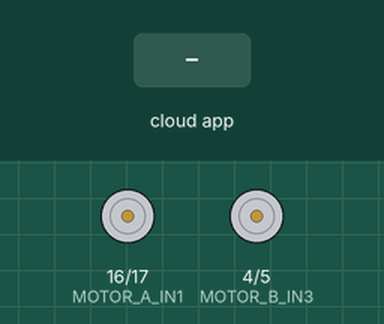
Bench run of a sketch on a simulated ESP32. Parts: motor-driver pin pairs drawn as motors (green arrow = first pin HIGH = forward, orange = second pin HIGH = backward, longer = more drive, scaled by the enable pin). The inputs (shaded band) are chosen by the test bench. WiFi joins after 1.5 s; servers stay silent unless stated; the ROS host is connected and sends only what is stated; what the sketch prints to the serial monitor is not drawn.

Above: at 4.7 s.
4.8 s: the phone or cloud app sets linear.x to -100
At 5.4 s:
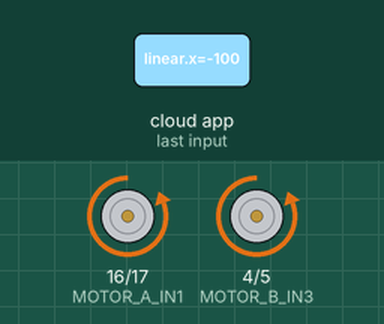
7.3 s: the phone or cloud app sets angular.z to -100
At 9.0 s:
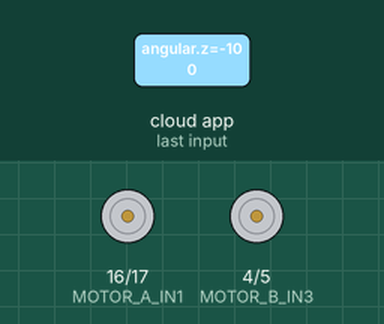
9.8 s: the phone or cloud app sets linear.x to 0
At 10.5 s:
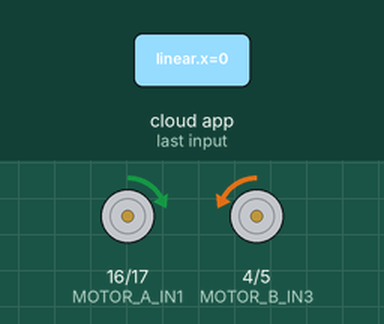
12.3 s: the phone or cloud app sets angular.z to 100
At 13.1 s:
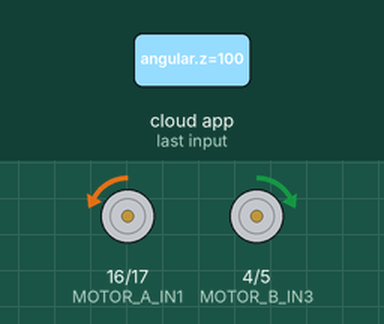
14.8 s: the phone or cloud app sets linear.x to 100
At 15.5 s:
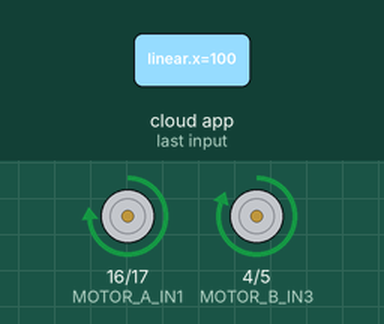
17.3 s: the phone or cloud app sets linear.x to -100
At 18.1 s:
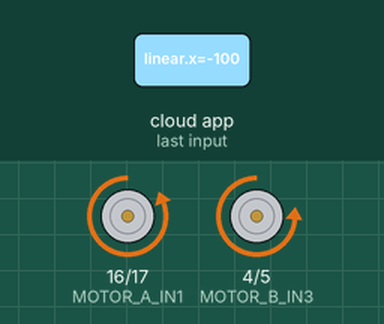
Timing chart, 0 to 20.3 s (numbered marks = the images above; inputs shaded):
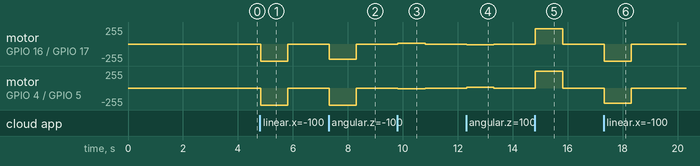

The sketch:

bot_microros_wifi.ino
```cpp
#include <micro_ros_arduino.h>
#include <stdio.h>
#include <rcl/rcl.h>
#include <rcl/error_handling.h>
#include <rclc/rclc.h>
#include <rclc/executor.h>
#include <geometry_msgs/msg/twist.h>
#include <WiFi.h>

// WiFi & micro-ROS Agent Settings
char ssid[] = "Gratitude4G";
char password[] = "Qzpm#2204";
char agent_ip[] = "192.168.29.236";
uint32_t agent_port = 8888;

// L298N Motor Driver Pins (6-pin configuration)
#define MOTOR_A_IN1 16  // IN1 - Left motor direction control
#define MOTOR_A_IN2 17  // IN2 - Left motor direction control
#define MOTOR_A_ENA 23  // ENA - Left motor speed (PWM)

#define MOTOR_B_IN3 4   // IN3 - Right motor direction control
#define MOTOR_B_IN4 5   // IN4 - Right motor direction control
#define MOTOR_B_ENB 22  // ENB - Right motor speed (PWM)

// PWM Configuration
#define PWM_FREQUENCY 1000
#define PWM_RESOLUTION 8
#define PWM_CHANNEL_A 0
#define PWM_CHANNEL_B 1

// Micro-ROS objects
rcl_subscription_t subscription;
geometry_msgs__msg__Twist msg;
rclc_executor_t executor;
rclc_support_t support;
rcl_allocator_t allocator;
rcl_node_t node;

// Safety timeout for motor commands
unsigned long last_message_time = 0;
const unsigned long MESSAGE_TIMEOUT = 1000;  // 1 second timeout

// Error handling
#define RCCHECK(fn) { rcl_ret_t temp_rc = fn; if((temp_rc != RCL_RET_OK)){error_loop();}}
#define RCSOFTCHECK(fn) { rcl_ret_t temp_rc = fn; if((temp_rc != RCL_RET_OK)){}}

void subscription_callback(const void * msgin);
void control_motors(float linear_x, float angular_z);
void set_motor_speed(int in1, int in2, int pwm_pin, int pwm_channel, float speed);
void setup_wifi();
void setup_micro_ros();
void error_loop();

void setup() {
  Serial.begin(115200);
  delay(2000);

  Serial.println("\n=== ESP32 Micro-ROS Motor Controller (WiFi UDP) ===");
  Serial.println("Booting...");

  // Initialize Twist message to zero (CRITICAL!)
  msg.linear.x = 0.0;
  msg.linear.y = 0.0;
  msg.linear.z = 0.0;
  msg.angular.x = 0.0;
  msg.angular.y = 0.0;
  msg.angular.z = 0.0;

  // Setup PWM for motor control
  ledcSetup(PWM_CHANNEL_A, PWM_FREQUENCY, PWM_RESOLUTION);
  ledcSetup(PWM_CHANNEL_B, PWM_FREQUENCY, PWM_RESOLUTION);
  ledcAttachPin(MOTOR_A_ENA, PWM_CHANNEL_A);
  ledcAttachPin(MOTOR_B_ENB, PWM_CHANNEL_B);

  // Setup motor control pins
  pinMode(MOTOR_A_IN1, OUTPUT);
  pinMode(MOTOR_A_IN2, OUTPUT);
  pinMode(MOTOR_B_IN3, OUTPUT);
  pinMode(MOTOR_B_IN4, OUTPUT);

  // Motors OFF initially
  digitalWrite(MOTOR_A_IN1, LOW);
  digitalWrite(MOTOR_A_IN2, LOW);
  digitalWrite(MOTOR_B_IN3, LOW);
  digitalWrite(MOTOR_B_IN4, LOW);
  ledcWrite(PWM_CHANNEL_A, 0);
  ledcWrite(PWM_CHANNEL_B, 0);

  Serial.println("Motor pins configured.");

  // Connect WiFi
  setup_wifi();

  // Setup micro-ROS (UDP transport + node + subscription)
  setup_micro_ros();

  Serial.println("Setup complete! Waiting for Twist messages...");
}

void loop() {
  rclc_executor_spin_some(&executor, RCL_MS_TO_NS(50));

  // Safety: Stop motors if no message received for 1 second
  if (millis() - last_message_time > MESSAGE_TIMEOUT) {
    msg.linear.x = 0.0;
    msg.angular.z = 0.0;
    control_motors(0.0, 0.0);
  }
}

void setup_wifi() {
  Serial.print("Connecting to WiFi: ");
  Serial.println(ssid);

  WiFi.mode(WIFI_STA);
  WiFi.begin(ssid, password);

  int attempts = 0;
  while (WiFi.status() != WL_CONNECTED && attempts < 20) {
    delay(500);
    Serial.print(".");
    attempts++;
  }

  if (WiFi.status() == WL_CONNECTED) {
    Serial.println("\n✓ WiFi connected!");
    Serial.print("ESP32 IP: ");
    Serial.println(WiFi.localIP());
  } else {
    Serial.println("\n✗ Failed to connect to WiFi");
    error_loop();
  }
}

void setup_micro_ros() {
  allocator = rcl_get_default_allocator();

  // CRITICAL: Set WiFi transport with UDP
  Serial.println("Setting up Micro-ROS WiFi transport...");
  set_microros_wifi_transports(ssid, password, agent_ip, agent_port);
  Serial.println("  ✓ WiFi transport initialized");

  // Initialize support
  RCCHECK(rclc_support_init(&support, 0, NULL, &allocator));
  Serial.println("  ✓ Support initialized");

  // Create node
  RCCHECK(rclc_node_init_default(
    &node,
    "esp32_motor_controller",
    "",
    &support));
  Serial.println("  ✓ Node created");

  // Create subscription
  RCCHECK(rclc_subscription_init_default(
    &subscription,
    &node,
    ROSIDL_GET_MSG_TYPE_SUPPORT(geometry_msgs, msg, Twist),
    "/wheel_controller/cmd_vel_unstamped"));
  Serial.println("  ✓ Subscription created");

  // Create executor
  RCCHECK(rclc_executor_init(&executor, &support.context, 1, &allocator));
  RCCHECK(rclc_executor_add_subscription(
    &executor,
    &subscription,
    &msg,
    &subscription_callback,
    ON_NEW_DATA));
  Serial.println("  ✓ Executor initialized");

  Serial.println("Micro-ROS initialized successfully!");
  Serial.println("Waiting for agent connection and Twist messages...");
}

void subscription_callback(const void * msgin) {
  const geometry_msgs__msg__Twist * msg = (const geometry_msgs__msg__Twist *)msgin;

  float linear_x = msg->linear.x;
  float angular_z = msg->angular.z;

  // Update last message time (for safety timeout)
  last_message_time = millis();

  Serial.println("================================================");
  Serial.println("✓ MESSAGE RECEIVED FROM ROS!");
  Serial.print("  Linear X:  ");
  Serial.println(linear_x);
  Serial.print("  Angular Z: ");
  Serial.println(angular_z);
  Serial.println("================================================");

  control_motors(linear_x, angular_z);
}

void control_motors(float linear_x, float angular_z) {
  // Differential drive kinematics
  float wheel_separation = 0.10;  // Adjust based on your robot (meters)

  float left_speed = linear_x - (angular_z * wheel_separation / 2.0);
  float right_speed = linear_x + (angular_z * wheel_separation / 2.0);

  // Normalize speeds
  float max_speed = max(abs(left_speed), abs(right_speed));
  if (max_speed > 1.0) {
    left_speed /= max_speed;
    right_speed /= max_speed;
  }

  Serial.print("  Left Speed:  ");
  Serial.print(left_speed);
  Serial.print("  | Right Speed: ");
  Serial.println(right_speed);

  set_motor_speed(MOTOR_A_IN1, MOTOR_A_IN2, MOTOR_A_ENA, PWM_CHANNEL_A, left_speed);
  set_motor_speed(MOTOR_B_IN3, MOTOR_B_IN4, MOTOR_B_ENB, PWM_CHANNEL_B, right_speed);
}

void set_motor_speed(int in1, int in2, int pwm_pin, int pwm_channel, float speed) {
  int pwm_value = (int)(abs(speed) * 255);  // Full PWM range 0-255

  if (speed > 0) {
    digitalWrite(in1, HIGH);
    digitalWrite(in2, LOW);
  } else if (speed < 0) {
    digitalWrite(in1, LOW);
    digitalWrite(in2, HIGH);
  } else {
    digitalWrite(in1, LOW);
    digitalWrite(in2, LOW);
  }

  ledcWrite(pwm_channel, pwm_value);
}

void error_loop() {
  while (1) {
    Serial.println("ERROR! Restarting...");
    delay(3000);
    ESP.restart();
  }
}
```

Measured:
- after the input at 4.8 s, motor on GPIO 16 (MOTOR_A_IN1) / GPIO 17 (MOTOR_A_IN2), motor on GPIO 4 (MOTOR_B_IN3) / GPIO 5 (MOTOR_B_IN4): stopped → backward 255/255 at once, → stopped 1.0 s later
- after the input at 7.3 s, motor on GPIO 16 (MOTOR_A_IN1) / GPIO 17 (MOTOR_A_IN2): stopped → backward 229/255 at once, → stopped 1.0 s later; motor on GPIO 4 (MOTOR_B_IN3) / GPIO 5 (MOTOR_B_IN4): stopped → backward 255/255 at once, → stopped 1.0 s later
- after the input at 9.8 s, motor on GPIO 16 (MOTOR_A_IN1) / GPIO 17 (MOTOR_A_IN2): stopped → forward 12/255 at once, → stopped 1.0 s later; motor on GPIO 4 (MOTOR_B_IN3) / GPIO 5 (MOTOR_B_IN4): stopped → backward 12/255 at once, → stopped 1.0 s later
- after the input at 12.3 s, motor on GPIO 16 (MOTOR_A_IN1) / GPIO 17 (MOTOR_A_IN2): stopped → backward 12/255 at once, → stopped 1.0 s later; motor on GPIO 4 (MOTOR_B_IN3) / GPIO 5 (MOTOR_B_IN4): stopped → forward 12/255 at once, → stopped 1.0 s later
- after the input at 14.8 s, motor on GPIO 16 (MOTOR_A_IN1) / GPIO 17 (MOTOR_A_IN2): stopped → forward 229/255 at once, → stopped 1.0 s later; motor on GPIO 4 (MOTOR_B_IN3) / GPIO 5 (MOTOR_B_IN4): stopped → forward 255/255 at once, → stopped 1.0 s later
- after the input at 17.3 s, motor on GPIO 16 (MOTOR_A_IN1) / GPIO 17 (MOTOR_A_IN2): stopped → backward 255/255 at once, → stopped 1.0 s later; motor on GPIO 4 (MOTOR_B_IN3) / GPIO 5 (MOTOR_B_IN4): stopped → backward 229/255 at once, → stopped 1.0 s later
